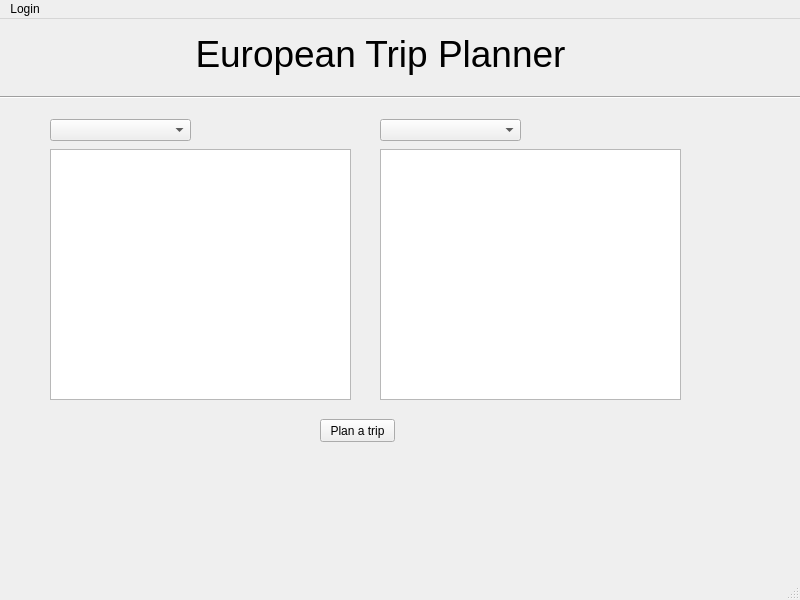
<?xml version="1.0" encoding="UTF-8"?>
<ui version="4.0">
 <class>MainWindow</class>
 <widget class="QMainWindow" name="MainWindow">
  <property name="geometry">
   <rect>
    <x>0</x>
    <y>0</y>
    <width>800</width>
    <height>600</height>
   </rect>
  </property>
  <property name="windowTitle">
   <string>European trip planner</string>
  </property>
  <widget class="QWidget" name="centralwidget">
   <widget class="QLabel" name="label">
    <property name="geometry">
     <rect>
      <x>180</x>
      <y>10</y>
      <width>401</width>
      <height>51</height>
     </rect>
    </property>
    <property name="text">
     <string>&lt;html&gt;&lt;head/&gt;&lt;body&gt;&lt;p align=&quot;center&quot;&gt;&lt;span style=&quot; font-size:28pt;&quot;&gt;European Trip Planner&lt;/span&gt;&lt;/p&gt;&lt;/body&gt;&lt;/html&gt;</string>
    </property>
   </widget>
   <widget class="QTextEdit" name="textEdit">
    <property name="geometry">
     <rect>
      <x>50</x>
      <y>130</y>
      <width>301</width>
      <height>251</height>
     </rect>
    </property>
   </widget>
   <widget class="QTextEdit" name="textEdit_2">
    <property name="geometry">
     <rect>
      <x>380</x>
      <y>130</y>
      <width>301</width>
      <height>251</height>
     </rect>
    </property>
   </widget>
   <widget class="QPushButton" name="pushButton_2">
    <property name="geometry">
     <rect>
      <x>320</x>
      <y>400</y>
      <width>75</width>
      <height>23</height>
     </rect>
    </property>
    <property name="text">
     <string>Plan a trip</string>
    </property>
   </widget>
   <widget class="QComboBox" name="comboBox">
    <property name="geometry">
     <rect>
      <x>380</x>
      <y>100</y>
      <width>141</width>
      <height>22</height>
     </rect>
    </property>
   </widget>
   <widget class="QComboBox" name="comboBox_2">
    <property name="geometry">
     <rect>
      <x>50</x>
      <y>100</y>
      <width>141</width>
      <height>22</height>
     </rect>
    </property>
   </widget>
   <widget class="Line" name="line">
    <property name="geometry">
     <rect>
      <x>0</x>
      <y>70</y>
      <width>801</width>
      <height>16</height>
     </rect>
    </property>
    <property name="orientation">
     <enum>Qt::Horizontal</enum>
    </property>
   </widget>
  </widget>
  <widget class="QMenuBar" name="menubar">
   <property name="geometry">
    <rect>
     <x>0</x>
     <y>0</y>
     <width>800</width>
     <height>21</height>
    </rect>
   </property>
   <widget class="QMenu" name="menuLogin">
    <property name="title">
     <string>Login</string>
    </property>
    <addaction name="actionSign_in"/>
   </widget>
   <addaction name="menuLogin"/>
  </widget>
  <widget class="QStatusBar" name="statusbar"/>
  <action name="actionSign_in">
   <property name="text">
    <string>Sign in</string>
   </property>
  </action>
 </widget>
 <resources/>
 <connections/>
</ui>
